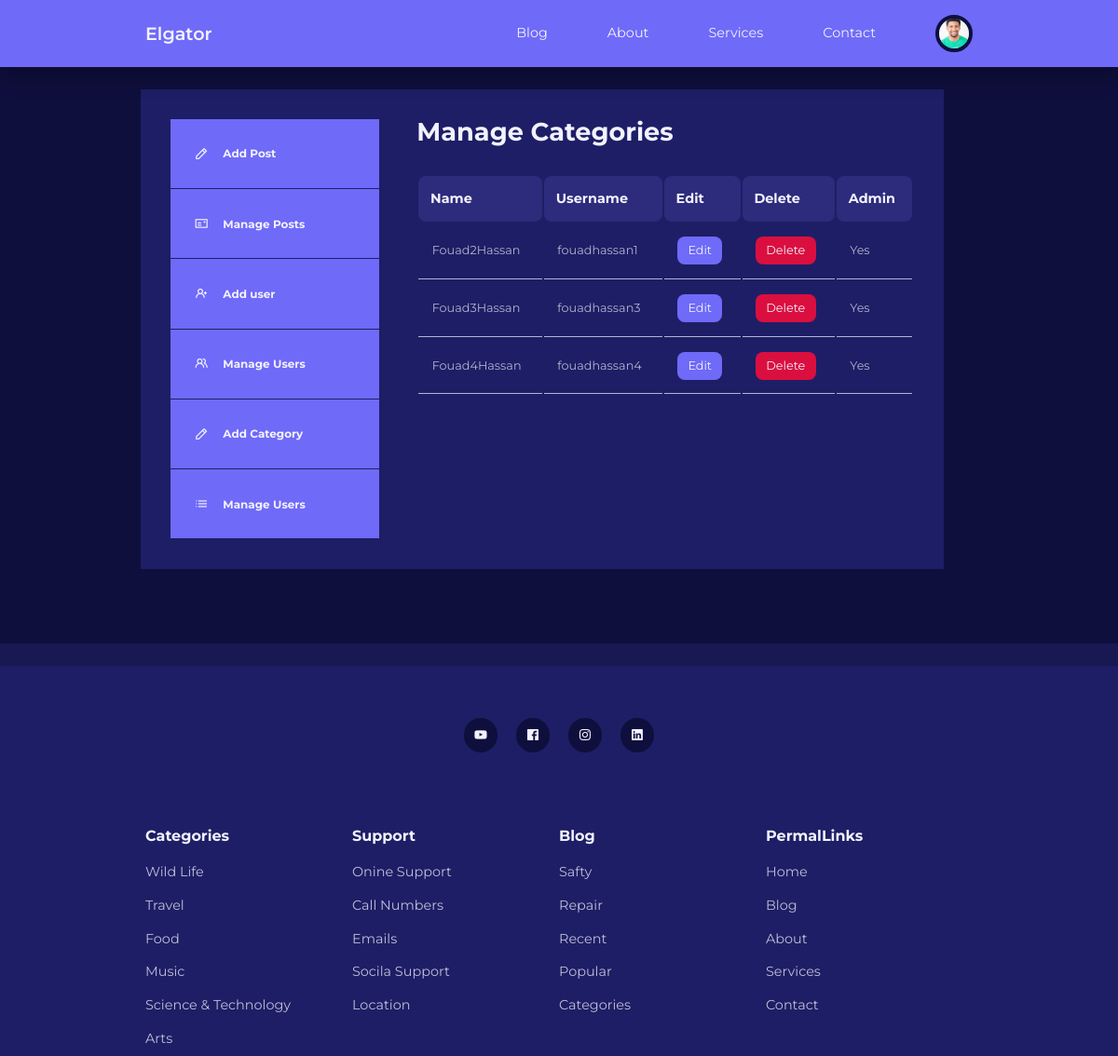
The app's page /admin/manage-users.php (signed in) with its own data.
### tables this page shows
CREATE TABLE `users` (
  `id` int(11) NOT NULL,
  `firstname` varchar(50) DEFAULT NULL,
  `lastname` varchar(50) DEFAULT NULL,
  `username` varchar(50) NOT NULL,
  `email` varchar(100) DEFAULT NULL,
  `password` varchar(255) DEFAULT NULL,
  `avatar` varchar(255) DEFAULT NULL,
  `is_admin` tinyint(4) DEFAULT NULL
);

### admin/manage-users.php (the view, shortened to what this page needs)
<?php
include '../admin/partials/header.php';
$cuurent_user_id=$_SESSION["user-id"];
$fetch_query="SELECT * FROM `users` WHERE NOT id=$cuurent_user_id";
$users=mysqli_query($connection,$fetch_query);
?>
<section class="dashboard">
    <div class="container dashboard__container">
        <aside>
            <ul>
                <li>
                    <a href="add-post.php"><i class="uil uil-pen"></i></a>
                    <h5>Add Post</h5>
                </li>
                <li>
                    <a href="index.php"><i class="uil uil-postcard"></i></a>
                    <h5>Manage Posts</h5>
                </li>
                <?php if(isset($_SESSION["user_is_admin"])){?>
                <li>
                    <a href="add-user.php"><i class="uil uil-user-plus"></i></a>
                    <h5>Add user</h5>
                </li>
                <li>
                    <a href="manage-users.php"><i class="uil uil-users-alt"></i></a>
                    <h5>Manage Users</h5>
                </li>
                <li>
                    <a href="add-category.php"><i class="uil uil-pen"></i></a>
                    <h5>Add Category</h5>
                </li>
                <li>
                    <a href="manage-categories.php">
                        <i class="uil uil-list-ul"></i></a>
                    <h5>Manage Users</h5>
                </li>
                <?php
                }
                ?>
            </ul>
        </aside>
        <main>
            <h2>Manage Categories</h2>
            <?php if(mysqli_num_rows($users)>0):?>
            <table>
                <thead>
                    <tr>
                        <th>Name</th>
                        <th>Username</th>
                        <th>Edit</th>
                        <th>Delete</th>
                        <th>Admin</th>
                    </tr>
                </thead>
                <tbody>
                    <?php while($user=mysqli_fetch_assoc($users)):?>
                    <tr>
                        <td><?="{$user["firstname"]}{$user["lastname"]}"?></td>
                        <td><?="{$user["username"]}"?></td>
                        <td><a href="<?=ROOT_URL?>admin/edit-user.php?id=<?=$user["id"]?>" class="btn sm">Edit</a>
                        </td>
                        <td>
                            <a href="<?=ROOT_URL?>admin/delete-user-logic.php?id=<?=$user["id"]?>"
                                class="btn sm danger">Delete</a>
                        </td>
                        <td><?=$user["is_admin"]?'Yes':'No'
                        ?></td>
                    </tr>
                    <?php endwhile;?>
                </tbody>
            </table>
            <?php endif;?>
        </main>
    </div>
</section>
<?php
include '../partials/footer.php';
?>

### admin/partials/header.php (shortened to what this page needs)
<?php
require("./config/database.php");
if(isset($_SESSION["user-id"])){
    $id=filter_var($_SESSION["user-id"],FILTER_SANITIZE_NUMBER_INT);
    $fetch_query="SELECT `avatar` FROM `users` WHERE id=$id";
    $result=mysqli_query($connection,$fetch_query);
    $avatar=mysqli_fetch_assoc($result);
}
?>
<!DOCTYPE html>
<html lang="en">
<head>
    <link rel="stylesheet" href="<?=ROOT_URL?>css/styles.css" />
    <link rel="stylesheet" href="https://unicons.iconscout.com/release/v4.0.0/css/line.css" />
</head>
<body>
    <nav>
        <div class="container nav-container">
            <a href="<?=ROOT_URL?>" class="nav-logo">Elgator</a>
            <ul class="nav-items">
                <li><a href="<?=ROOT_URL?>blog.php">Blog</a></li>
                <li><a href="<?=ROOT_URL?>about.php">About</a></li>
                <li><a href="<?=ROOT_URL?>services.php">Services</a></li>
                <li><a href="<?=ROOT_URL?>contact.php">Contact</a></li>
                <?php
                if(isset($_SESSION["user-id"])){
                ?>
                <li class="nav-profile">
                    <div class="avatar">
                        <img src="<?=ROOT_URL."images/".$avatar["avatar"]?>" alt="" />
                    </div>
                </li>
                <?php
                }else{
                ?>
                <li><a href="<?=ROOT_URL?>signin.php">Signin</a></li>
                <?php
                }
                ?>
            </ul>
        </div>
    </nav>

### css/styles.css (style rules this page uses)
:root { --color-primary: #6f6af8; --color-primary-light: hsl(242, 91%, 69%, 18%); --color-primary-variant: #5854c7; --color-red: #da0f3f; --color-red-light: hsl(346, 87%, 46%, 15%); --color-green: #00c476; --color-green-light: hsl(156, 100%, 38%, 15%); --color-gray-900: #1e1e66; --color-gray-700: #2d2b7c; --color-gray-300: rgba(242, 242, 254, 0.3); --color-gray-200: rgba(242, 242, 254, 0.7); --color-white: #f2f2fe; --color-bg: #0f0f3e; --transition: all 300ms ease; --container-width-lg: 74%; --container-width-md: 88%; --form-width: 40%; --card-border-radius-1: 0.3rem; --card-border-radius-2: 0.5rem; --card-border-radius-3: 0.8rem; --card-border-radius-4: 2rem; --card-border-radius-5: 5rem; }
* { margin: 0; padding: 0; outline: none; appearance: none; list-style: none; text-decoration: none; box-sizing: border-box; }
body { font-family: "Montserrat", sans-serif; font-size: 0.9rem; line-height: 1.6; background-color: var(--color-bg); color: var(--color-gray-200); }
.container { width: var(--container-width-lg); max-width: 1800px; margin: 0 auto; }
section { margin-top: 3rem; width: 97vw; }
h1, h2, h3, h4, h5 { color: var(--color-white); line-height: 1.3; }
h2 { font-size: 1.7rem; margin: 1rem 0; }
a { transition: var(--transition); color: var(--color-white); }
img { display: block; object-fit: cover; width: 100%; }
nav { background-color: var(--color-primary); height: 4.5rem; width: 100vw; position: fixed; top: 0; z-index: 10; box-shadow: 0 1rem 1rem rgba(0, 0, 0, 0.2); }
.nav-container { height: 100%; display: flex; align-items: center; justify-content: space-between; }
.avatar { width: 2.5rem; aspect-ratio: 1/1; border-radius: 50%; overflow: hidden; border: 0.3rem solid var(--color-bg); }
.nav-logo { font-weight: 600; font-size: 1.2rem; }
.nav-items { display: flex; gap: 4rem; align-items: center; }
.nav-profile { position: relative; cursor: pointer; }
.btn { display: inline-block; width: fit-content; padding: 0.6rem 1.2rem; background-color: var(--color-primary); border-radius: var(--card-border-radius-2); border: none; transition: var(--transition); color: var(--color-white); cursor: pointer; }
.btn.sm { padding: 0.3rem 0.7rem; font-size: 0.8rem; }
.btn.danger { background-color: var(--color-red); }
.dashboard { margin-top: 6rem; }
.dashboard__container { display: grid; grid-template-columns: 14rem auto; gap: 1rem; background-color: var(--color-gray-900); padding: 2rem; margin-bottom: 5rem; }
.dashboard aside { height: fit-content; }
.dashboard aside li { background-color: var(--color-primary); display: flex; gap: 1rem; align-items: center; padding: 1.6rem; }
.dashboard aside ul li { border-bottom: 1px solid var(--color-gray-900); }
.dashboard main { margin-left: 1.5rem; }
.dashboard main h2 { margin: 0 0 2rem 0; line-height: 1; }
.dashboard main table { width: 100%; text-align: left; }
.dashboard main table th { padding: 0.8rem; background-color: var(--color-gray-700); color: var(--color-white); border-radius: var(--card-border-radius-2); }
.dashboard main table td { padding: 0.9rem; font-size: 0.8rem; border-bottom: 1px solid var(--color-gray-200); transition: var(--transition); }

### records on screen
users: avatar (picture)
users: firstname "Fouad2", lastname "Hassan", username "fouadhassan1", is_admin "Yes"
users: firstname "Fouad3", lastname "Hassan", username "fouadhassan3", is_admin "Yes"
users: firstname "Fouad4", lastname "Hassan", username "fouadhassan4", is_admin "Yes"
